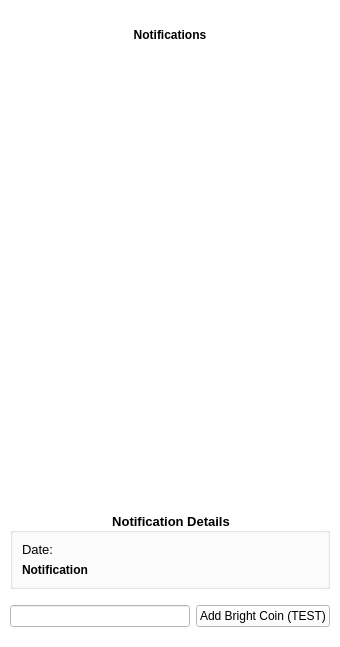
<?xml version="1.0" encoding="UTF-8"?>
<ui version="4.0">
 <class>NotificationsAndSettingsView</class>
 <widget class="QWidget" name="NotificationsAndSettingsView">
  <property name="geometry">
   <rect>
    <x>0</x>
    <y>0</y>
    <width>340</width>
    <height>647</height>
   </rect>
  </property>
  <property name="windowTitle">
   <string>Form</string>
  </property>
  <property name="styleSheet">
   <string notr="true">background-color:white;</string>
  </property>
  <layout class="QVBoxLayout" name="verticalLayout_2">
   <property name="leftMargin">
    <number>10</number>
   </property>
   <property name="topMargin">
    <number>0</number>
   </property>
   <property name="rightMargin">
    <number>10</number>
   </property>
   <property name="bottomMargin">
    <number>0</number>
   </property>
   <item>
    <layout class="QHBoxLayout" name="horizontalLayout">
     <property name="topMargin">
      <number>0</number>
     </property>
     <item>
      <widget class="QPushButton" name="closeWindowButton">
       <property name="sizePolicy">
        <sizepolicy hsizetype="Minimum" vsizetype="Fixed">
         <horstretch>0</horstretch>
         <verstretch>0</verstretch>
        </sizepolicy>
       </property>
       <property name="text">
        <string/>
       </property>
       <property name="icon">
        <iconset resource="resources.qrc">
         <normaloff>:/black_back</normaloff>:/black_back</iconset>
       </property>
       <property name="flat">
        <bool>true</bool>
       </property>
      </widget>
     </item>
     <item>
      <spacer name="horizontalSpacer">
       <property name="orientation">
        <enum>Qt::Horizontal</enum>
       </property>
       <property name="sizeHint" stdset="0">
        <size>
         <width>40</width>
         <height>20</height>
        </size>
       </property>
      </spacer>
     </item>
    </layout>
   </item>
   <item>
    <layout class="QVBoxLayout" name="verticalLayout">
     <item>
      <widget class="QLabel" name="label">
       <property name="font">
        <font>
         <weight>75</weight>
         <bold>true</bold>
        </font>
       </property>
       <property name="text">
        <string>Notifications</string>
       </property>
       <property name="alignment">
        <set>Qt::AlignCenter</set>
       </property>
      </widget>
     </item>
     <item>
      <spacer name="verticalSpacer_3">
       <property name="orientation">
        <enum>Qt::Vertical</enum>
       </property>
       <property name="sizeType">
        <enum>QSizePolicy::Fixed</enum>
       </property>
       <property name="sizeHint" stdset="0">
        <size>
         <width>20</width>
         <height>10</height>
        </size>
       </property>
      </spacer>
     </item>
     <item>
      <widget class="QTableWidget" name="notificationTableWidget">
       <property name="sizePolicy">
        <sizepolicy hsizetype="Expanding" vsizetype="Expanding">
         <horstretch>0</horstretch>
         <verstretch>0</verstretch>
        </sizepolicy>
       </property>
       <property name="focusPolicy">
        <enum>Qt::NoFocus</enum>
       </property>
       <property name="styleSheet">
        <string notr="true">color:black;</string>
       </property>
       <property name="frameShape">
        <enum>QFrame::NoFrame</enum>
       </property>
       <property name="frameShadow">
        <enum>QFrame::Sunken</enum>
       </property>
       <property name="verticalScrollBarPolicy">
        <enum>Qt::ScrollBarAlwaysOff</enum>
       </property>
       <property name="horizontalScrollBarPolicy">
        <enum>Qt::ScrollBarAlwaysOff</enum>
       </property>
       <property name="selectionMode">
        <enum>QAbstractItemView::SingleSelection</enum>
       </property>
       <property name="selectionBehavior">
        <enum>QAbstractItemView::SelectRows</enum>
       </property>
       <property name="showGrid">
        <bool>true</bool>
       </property>
       <property name="columnCount">
        <number>2</number>
       </property>
       <attribute name="horizontalHeaderVisible">
        <bool>false</bool>
       </attribute>
       <attribute name="horizontalHeaderDefaultSectionSize">
        <number>60</number>
       </attribute>
       <attribute name="horizontalHeaderMinimumSectionSize">
        <number>30</number>
       </attribute>
       <attribute name="horizontalHeaderStretchLastSection">
        <bool>true</bool>
       </attribute>
       <attribute name="verticalHeaderVisible">
        <bool>false</bool>
       </attribute>
       <column>
        <property name="text">
         <string>Date</string>
        </property>
       </column>
       <column>
        <property name="text">
         <string>Notification</string>
        </property>
       </column>
      </widget>
     </item>
     <item>
      <spacer name="verticalSpacer_2">
       <property name="orientation">
        <enum>Qt::Vertical</enum>
       </property>
       <property name="sizeType">
        <enum>QSizePolicy::Fixed</enum>
       </property>
       <property name="sizeHint" stdset="0">
        <size>
         <width>20</width>
         <height>10</height>
        </size>
       </property>
      </spacer>
     </item>
     <item>
      <widget class="QGroupBox" name="groupBox">
       <property name="font">
        <font>
         <pointsize>10</pointsize>
         <weight>75</weight>
         <bold>true</bold>
        </font>
       </property>
       <property name="autoFillBackground">
        <bool>false</bool>
       </property>
       <property name="styleSheet">
        <string notr="true"/>
       </property>
       <property name="title">
        <string>Notification Details</string>
       </property>
       <property name="alignment">
        <set>Qt::AlignCenter</set>
       </property>
       <property name="flat">
        <bool>true</bool>
       </property>
       <layout class="QVBoxLayout" name="verticalLayout_3">
        <item>
         <widget class="QLabel" name="dateLabel">
          <property name="font">
           <font>
            <pointsize>10</pointsize>
           </font>
          </property>
          <property name="styleSheet">
           <string notr="true">background-color:none;</string>
          </property>
          <property name="text">
           <string>Date:</string>
          </property>
          <property name="wordWrap">
           <bool>true</bool>
          </property>
         </widget>
        </item>
        <item>
         <widget class="QLabel" name="notificationLabel">
          <property name="font">
           <font>
            <weight>75</weight>
            <bold>true</bold>
           </font>
          </property>
          <property name="styleSheet">
           <string notr="true">background-color:none;</string>
          </property>
          <property name="text">
           <string>Notification</string>
          </property>
          <property name="wordWrap">
           <bool>true</bool>
          </property>
         </widget>
        </item>
       </layout>
      </widget>
     </item>
     <item>
      <layout class="QHBoxLayout" name="horizontalLayout_2">
       <property name="topMargin">
        <number>10</number>
       </property>
       <item>
        <widget class="QLineEdit" name="amountLineEdit"/>
       </item>
       <item>
        <widget class="QPushButton" name="addPushButton">
         <property name="text">
          <string>Add Bright Coin (TEST)</string>
         </property>
        </widget>
       </item>
      </layout>
     </item>
     <item>
      <spacer name="verticalSpacer">
       <property name="orientation">
        <enum>Qt::Vertical</enum>
       </property>
       <property name="sizeType">
        <enum>QSizePolicy::Minimum</enum>
       </property>
       <property name="sizeHint" stdset="0">
        <size>
         <width>20</width>
         <height>20</height>
        </size>
       </property>
      </spacer>
     </item>
    </layout>
   </item>
  </layout>
 </widget>
 <resources>
  <include location="resources.qrc"/>
 </resources>
 <connections/>
</ui>
